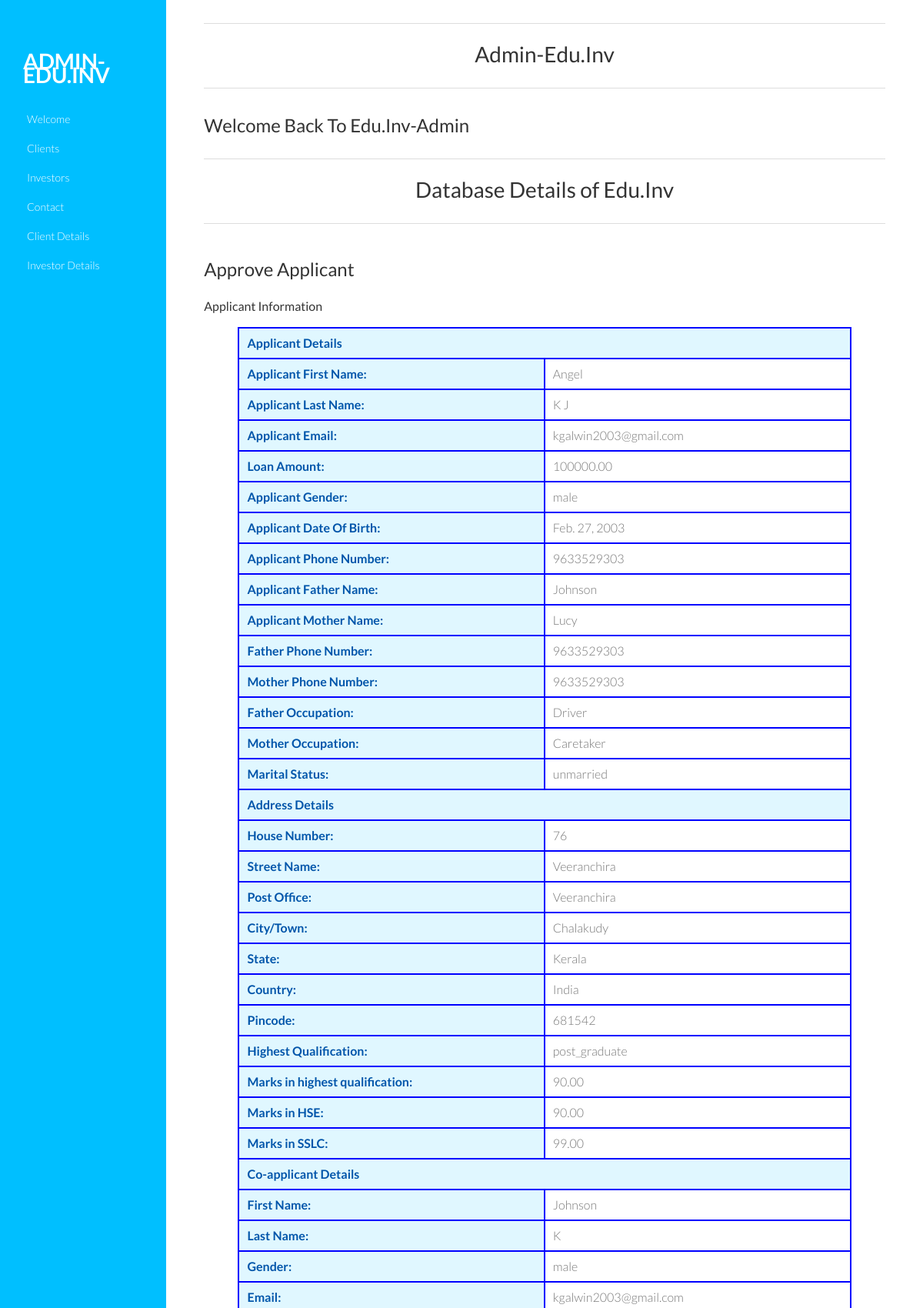
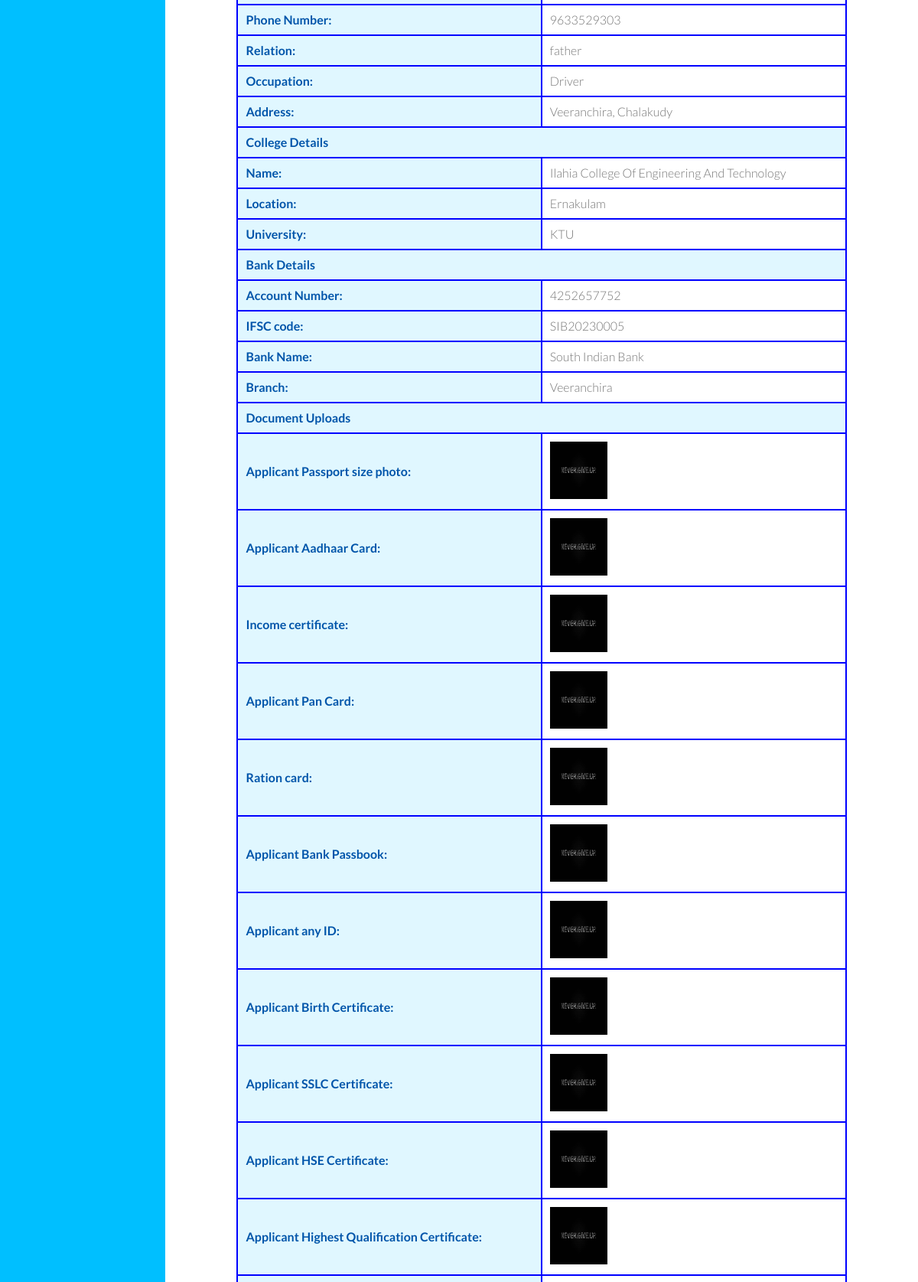
Page /AdminApp/applicant/11/ (upper part) on the committed database (2 pictures, top to bottom).
### EduInvApp/models.py (models this page shows, shortened)
class loanapplicationdb(models.Model):
    Applicant_loan_amount = models.DecimalField(max_digits=10, decimal_places=2, default=0.00)
    GENDER_CHOICES = [
        ('male', 'Male'),
        ('female', 'Female'),
        ('other', 'Other'),
    ]
    Applicant_gender = models.CharField(max_length=10, choices=GENDER_CHOICES, default='other')
    Applicant_first_name = models.CharField(max_length=50, default='')
    Applicant_last_name = models.CharField(max_length=50, default='')
    Applicant_dob = models.DateField(default=timezone.now)  # Set default to current date
    Applicant_email = models.EmailField(default='')
    Applicant_phone_number = models.CharField(max_length=15, default='')
    Applicant_father_name = models.CharField(max_length=50, default='')
    Applicant_mother_name = models.CharField(max_length=50, default='')
    Applicant_father_phone = models.CharField(max_length=15, default='')
    Applicant_mother_phone = models.CharField(max_length=15, default='')
    Applicant_father_job = models.CharField(max_length=50, default='')
    Applicant_mother_job = models.CharField(max_length=50, default='')
    Applicant_MARITAL_STATUS_CHOICES = [
        ('married', 'Married'),
        ('unmarried', 'Unmarried'),
        ('nil', 'NIL'),
    ]
    Applicant_marital_status = models.CharField(max_length=10, choices=Applicant_MARITAL_STATUS_CHOICES, default='nil')
    Applicant_house_number = models.CharField(max_length=10, default='')
    Applicant_street_name = models.CharField(max_length=100, default='')
    Applicant_post_office = models.CharField(max_length=50, default='')
    Applicant_city = models.CharField(max_length=50, default='')
    Applicant_state = models.CharField(max_length=50, default='')
    Applicant_country = models.CharField(max_length=50, default='')
    Applicant_pincode = models.CharField(max_length=10, default='')
    Applicant_QUALIFICATION_CHOICES = [
        ('post_graduate', 'Post Graduate'),
        ('graduate', 'Graduate'),
        ('higher_secondary', 'Higher Secondary'),
        ('high_school', 'High School'),
    ]
    Applicant_highest_qualification = models.CharField(max_length=20, choices=Applicant_QUALIFICATION_CHOICES, default='high_school')
    Applicant_marks_highest_qualification = models.DecimalField(max_digits=5, decimal_places=2, default=0.00)
    Applicant_marks_hse = models.DecimalField(max_digits=5, decimal_places=2, default=0.00)
    Applicant_marks_sslc = models.DecimalField(max_digits=5, decimal_places=2, default=0.00)
    Co_applicant_gender = models.CharField(max_length=10, choices=GENDER_CHOICES, default='other')
    Co_applicant_first_name = models.CharField(max_length=50, default='')
    Co_applicant_last_name = models.CharField(max_length=50, default='')
    Co_applicant_email = models.EmailField(default='')
    Co_applicant_phone_number = models.CharField(max_length=15, default='')
    RELATION_CHOICES = [
        ('mother', 'Mother'),
        ('father', 'Father'),
        ('sibling', 'Sibling'),
        ('relative', 'Relative'),
    ]
    co_applicant_relation = models.CharField(max_length=10, choices=RELATION_CHOICES, default='relative')
    co_applicant_job = models.CharField(max_length=50, default='')
    co_applicant_address = models.CharField(max_length=255, default='')
    Applicant_college_name = models.CharField(max_length=100, default='')
    Applicant_university = models.CharField(max_length=100, default='')
    Applicant_college_location = models.CharField(max_length=100, default='')
    Applicant_account_number = models.CharField(max_length=100, default='')
    Applicant_ifsc_code = models.CharField(max_length=100, default='')
    Appicant_bank_name = models.CharField(max_length=100, default='')
    Applicant_bank_branch = models.CharField(max_length=100, default='')
    Applicant_photo = models.ImageField(upload_to='photos/', blank=True, null=True)
    Applicant_aadhaar = models.FileField(upload_to='aadhaar/', blank=True, null=True)
    Applicant_income_certificate = models.FileField(upload_to='income_certificates/', blank=True, null=True)
    Applicant_pancard = models.FileField(upload_to='pancards/', blank=True, null=True)
    Applicant_ration_card = models.FileField(upload_to='ration_cards/', blank=True, null=True)
    Applicant_bank_passbook = models.FileField(upload_to='bank_passbooks/', blank=True, null=True)
    Applicant_any_id = models.FileField(upload_to='id_proofs/', blank=True, null=True)
    Applicant_birth_certificate = models.FileField(upload_to='birth_certificates/', blank=True, null=True)
    Applicant_sslc_certificate = models.FileField(upload_to='sslc_certificates/', blank=True, null=True)
    Applicant_plus2_certificate = models.FileField(upload_to='plus2_certificates/', blank=True, null=True)
    Applicant_highest_qualification_certificate = models.FileField(upload_to='qualification_certificates/', blank=True, null=True)
    Co_applicant_photo = models.ImageField(upload_to='co_photos/', blank=True, null=True)
    Co_applicant_aadhaar = models.FileField(upload_to='co_aadhaar/', blank=True, null=True)
    Co_applicant_pancard = models.FileField(upload_to='co_pancards/', blank=True, null=True)
    Co_applicant_bank_passbook = models.FileField(upload_to='co_bank_passbooks/', blank=True, null=True)
    Co_applicant_any_id = models.FileField(upload_to='co_id_proofs/', blank=True, null=True)
    Applicant_bonafide_certificate = models.FileField(upload_to='bonafide_certificates/', blank=True, null=True)
    Applicant_fee_structure = models.FileField(upload_to='fee_structures/', blank=True, null=True)
    Applicant_demand_letter = models.FileField(upload_to='demand_letters/', blank=True, null=True)
    Applicant_entrance_scorecard = models.FileField(upload_to='entrance_scorecards/', blank=True, null=True)
    Applicant_loan_approval = models.FileField(upload_to='loan_approvals/', blank=True, null=True)
    is_approved = models.BooleanField(default=False)  # New field to indicate approval status
    otp = models.CharField(max_length=6, blank=True, null=True)

### AdminApp/views.py (the view)
# urls.py: path('applicant/<int:applicant_id>/', views.applicantdetails, name='applicantdetails'),
def applicantdetails(request, applicant_id):
    applicant = get_object_or_404(loanapplicationdb, id=applicant_id)
    return render(request, 'approve_applicant.html', {'applicant': applicant})

### AdminApp/templates/approve_applicant.html (shortened to what this page needs)
{% extends 'AdminPanel.html' %}
{% block content %}
<section id="tmpl-structure">
    <h2 class="title">Approve Applicant</h2>
<div class="col-lg-12 grid-margin stretch-card">
    <div class="card">
        <div class="card-body">
            <div class="table-responsive pt-3">
                <form method="post" action="{% url 'approve_applicant' applicant.id %}">
                    <h4 class="table-hover">Applicant Information</h4><br>
                    <table class="table table-bordered custom-table">
                        <tr><th colspan="2" class="text-center">Applicant Details</th></tr>
                        <tr><th>Applicant First Name:</th><td>{{ applicant.Applicant_first_name }}</td></tr>
                        <tr><th>Applicant Last Name:</th><td>{{ applicant.Applicant_last_name }}</td></tr>
                        <tr><th>Applicant Email:</th><td>{{ applicant.Applicant_email }}</td></tr>
                        <tr><th>Loan Amount:</th><td>{{ applicant.Applicant_loan_amount }}</td></tr>
                        <tr><th>Applicant Gender:</th><td>{{ applicant.Applicant_gender }}</td></tr>
                        <tr><th>Applicant Date Of Birth:</th><td>{{ applicant.Applicant_dob }}</td></tr>
                        <tr><th>Applicant Phone Number:</th><td>{{ applicant.Applicant_phone_number }}</td></tr>
                        <tr><th>Applicant Father Name:</th><td>{{ applicant.Applicant_father_name }}</td></tr>
                        <tr><th>Applicant Mother Name:</th><td>{{ applicant.Applicant_mother_name }}</td></tr>
                        <tr><th>Father Phone Number:</th><td>{{ applicant.Applicant_father_phone }}</td></tr>
                        <tr><th>Mother Phone Number:</th><td>{{ applicant.Applicant_mother_phone }}</td></tr>
                        <tr><th>Father Occupation:</th><td>{{ applicant.Applicant_father_job }}</td></tr>
                        <tr><th>Mother Occupation:</th><td>{{ applicant.Applicant_mother_job }}</td></tr>
                        <tr><th>Marital Status:</th><td>{{ applicant.Applicant_marital_status }}</td></tr>
                        <tr><th colspan="2" class="text-center">Address Details</th></tr>
                        <tr><th>House Number:</th><td>{{ applicant.Applicant_house_number }}</td></tr>
                        <tr><th>Street Name:</th><td>{{ applicant.Applicant_street_name }}</td></tr>
                        <tr><th>Post Office:</th><td>{{ applicant.Applicant_post_office }}</td></tr>
                        <tr><th>City/Town:</th><td>{{ applicant.Applicant_city }}</td></tr>
                        <tr><th>State:</th><td>{{ applicant.Applicant_state }}</td></tr>
                        <tr><th>Country:</th><td>{{ applicant.Applicant_country }}</td></tr>
                        <tr><th>Pincode:</th><td>{{ applicant.Applicant_pincode }}</td></tr>
                        <tr><th>Highest Qualification:</th><td>{{ applicant.Applicant_highest_qualification }}</td></tr>
                        <tr><th>Marks in highest qualification:</th><td>{{ applicant.Applicant_marks_highest_qualification }}</td></tr>
                        <tr><th>Marks in HSE:</th><td>{{ applicant.Applicant_marks_hse }}</td></tr>
                        <tr><th>Marks in SSLC:</th><td>{{ applicant.Applicant_marks_sslc }}</td></tr>
                        <tr><th colspan="2" class="text-center">Co-applicant Details</th></tr>
                        <tr><th>First Name:</th><td>{{ applicant.Co_applicant_first_name }}</td></tr>
                        <tr><th>Last Name:</th><td>{{ applicant.Co_applicant_last_name }}</td></tr>
                        <tr><th>Gender:</th><td>{{ applicant.Co_applicant_gender }}</td></tr>
                        <tr><th>Email:</th><td>{{ applicant.Co_applicant_email }}</td></tr>
                        <tr><th>Phone Number:</th><td>{{ applicant.Co_applicant_phone_number }}</td></tr>
                        <tr><th>Relation:</th><td>{{ applicant.co_applicant_relation }}</td></tr>
                        <tr><th>Occupation:</th><td>{{ applicant.co_applicant_job }}</td></tr>
                        <tr><th>Address:</th><td>{{ applicant.co_applicant_address }}</td></tr>
                        <tr><th colspan="2" class="text-center">College Details</th></tr>
                        <tr><th>Name:</th><td>{{ applicant.Applicant_college_name }}</td></tr>
                        <tr><th>Location:</th><td>{{ applicant.Applicant_college_location }}</td></tr>
                        <tr><th>University:</th><td>{{ applicant.Applicant_university }}</td></tr>
                        <tr><th colspan="2" class="text-center">Bank Details</th></tr>
                        <tr><th>Account Number:</th><td>{{ applicant.Applicant_account_number }}</td></tr>
                        <tr><th>IFSC code:</th><td>{{ applicant.Applicant_ifsc_code }}</td></tr>
                        <tr><th>Bank Name:</th><td>{{ applicant.Appicant_bank_name }}</td></tr>
                        <tr><th>Branch:</th><td>{{ applicant.Applicant_bank_branch }}</td></tr>
                        <tr><th colspan="2" class="text-center">Document Uploads</th></tr>
                        <th>Applicant Passport size photo:</th>
                                    <td><img src="{{ applicant.Applicant_photo.url }}" height="75px" width="75px" alt=""></td>
                                <tr>
                                    <th>Applicant Aadhaar Card:</th>
                                    <td><img src="{{ applicant.Applicant_aadhaar.url }}" height="75px" width="75px" alt=""></td>
                                </tr>
                                <tr>
                                    <th>Income certificate:</th>
                                    <td><img src="{{ applicant.Applicant_income_certificate.url }}" height="75px" width="75px" alt=""></td>
                                </tr>
                                <tr>
                                    <th>Applicant Pan Card:</th>
                                    <td><img src="{{ applicant.Applicant_pancard.url }}" height="75px" width="75px" alt=""></td>
                                </tr>
                                <tr>
                                    <th>Ration card:</th>
                                    <td><img src="{{ applicant.Applicant_ration_card.url }}" height="75px" width="75px" alt=""></td>
                                </tr>
                                <tr>
                                    <th>Applicant Bank Passbook:</th>
                                    <td><img src="{{ applicant.Applicant_bank_passbook.url }}" height="75px" width="75px" alt=""></td>
                                </tr>
                                <tr>
                                    <th>Applicant any ID:</th>
                                    <td><img src="{{ applicant.Applicant_any_id.url }}" height="75px" width="75px" alt=""></td>
                                </tr>
                                <tr>
                                    <th>Applicant Birth Certificate:</th>
                                    <td><img src="{{ applicant.Applicant_birth_certificate.url }}" height="75px" width="75px" alt=""></td>
                                </tr>
                                <tr>
                                    <th>Applicant SSLC Certificate:</th>
                                    <td><img src="{{ applicant.Applicant_sslc_certificate.url }}" height="75px" width="75px" alt=""></td>
                                </tr>
                                <tr>
                                    <th>Applicant HSE Certificate:</th>
                                    <td><img src="{{ applicant.Applicant_plus2_certificate.url }}" height="75px" width="75px" alt=""></td>
                                </tr>
                                <tr>
                                    <th>Applicant Highest Qualification Certificate:</th>
                                    <td><img src="{{ applicant.Applicant_highest_qualification_certificate.url }}" height="75px" width="75px" alt=""></td>
                                </tr>
                                <tr>
                                    <th>Applicant Entrance Score card:</th>
                                    <td><img src="{{ applicant.Applicant_entrance_scorecard.url }}" height="75px" width="75px" alt=""></td>
                                </tr>
                    </table>
<br><br><br>
                </form>
            </div>
        </div>
    </div>
</div></section>
    <br><br><br><br><br><br>
{% endblock %}

### AdminApp/static/assets/css/main.css (style rules this page uses)
body { background-color:#FFF; font-family: "Lato", sans-serif; font-weight: 300; font-size:16px; line-height:18px; color:#777; }
h1, h2, h3, h4, h5, h6 { color: #333; margin:0; font-weight: normal; }
h2 { font-size: 24px; }
.title { margin: 50px 0 30px; }
.main-content section { margin: 0 5%; }

### AdminApp/templates/approve_applicant.html (style rules this page uses)
.custom-table { width: 90%; margin: auto; border-collapse: collapse; border: 2px solid blue; }
.custom-table th, .custom-table td { border: 2px solid blue; padding: 10px; text-align: left; }
.custom-table th { background-color: #e0f7ff; color: #0055aa; }

### rows in the picture
loanapplicationdb: Applicant_first_name "Angel", Applicant_last_name "K J", Applicant_email "kgalwin2003@gmail.com", Applicant_loan_amount "100000.00", Applicant_gender "male", Applicant_dob "Feb. 27, 2003", Applicant_phone_number "9633529303", Applicant_father_name "Johnson", Applicant_mother_name "Lucy", Applicant_father_phone "9633529303", Applicant_mother_phone "9633529303", Applicant_father_job "Driver", Applicant_mother_job "Caretaker", Applicant_marital_status "unmarried", Applicant_house_number "76", Applicant_street_name "Veeranchira", Applicant_post_office "Veeranchira", Applicant_city "Chalakudy", Applicant_state "Kerala", Applicant_country "India", Applicant_pincode "681542", Applicant_highest_qualification "post_graduate", Applicant_marks_highest_qualification "90.00", Applicant_marks_hse "90.00", Applicant_marks_sslc "99.00", Co_applicant_first_name "Johnson", Co_applicant_last_name "K", Co_applicant_gender "male", Co_applicant_email "kgalwin2003@gmail.com", Co_applicant_phone_number "9633529303", co_applicant_relation "father", co_applicant_job "Driver", co_applicant_address "Veeranchira, Chalakudy", Applicant_college_name "Ilahia College Of Engineering And Technology", Applicant_college_location "Ernakulam", Applicant_university "KTU", Applicant_account_number "4252657752", Applicant_ifsc_code "SIB20230005", Appicant_bank_name "South Indian Bank", Applicant_bank_branch "Veeranchira", Applicant_photo (picture), Applicant_aadhaar (picture), Applicant_income_certificate (picture), Applicant_pancard (picture), Applicant_ration_card (picture), Applicant_bank_passbook (picture), Applicant_any_id (picture), Applicant_birth_certificate (picture), Applicant_sslc_certificate (picture), Applicant_plus2_certificate (picture), Applicant_highest_qualification_certificate (picture)
